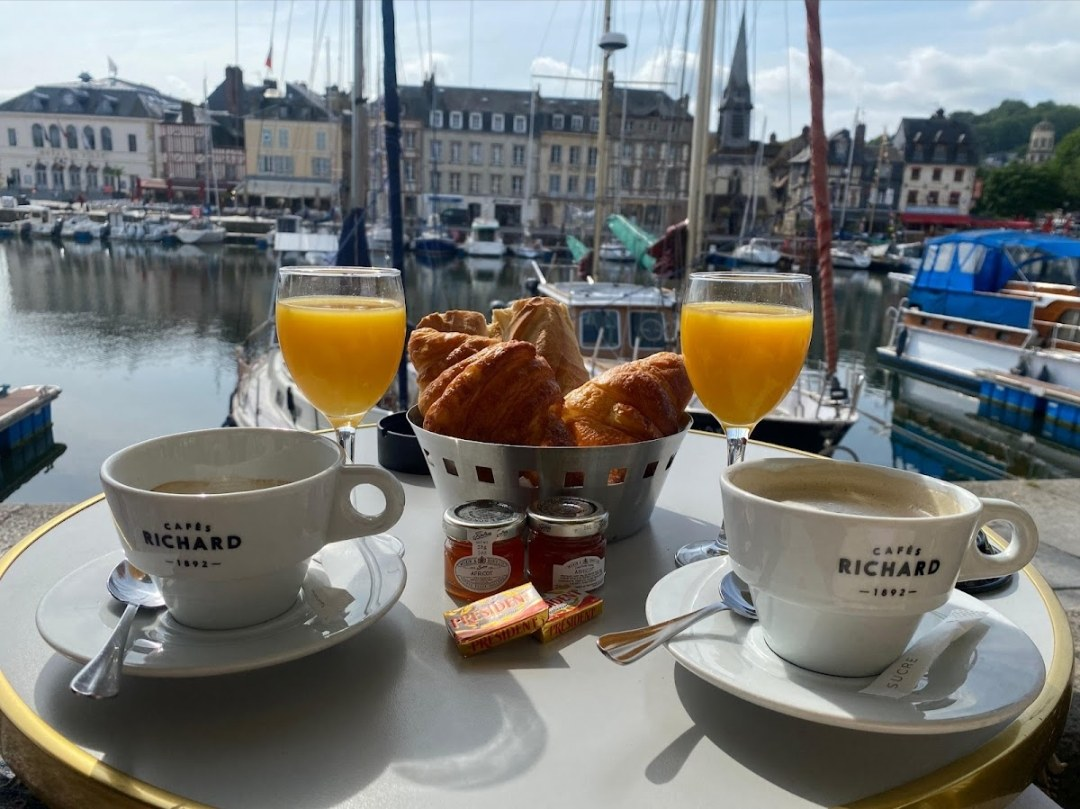
#> input picture img/petit-dejeuner.jpg, 1080 x 809 px
$ python affiche.py
#> lines starting #> are read from the running program, lines starting #| are printed output that depends on the picture
# -*- coding: utf-8 -*-
"""Affiche A4/A3 portrait avec QR code.  Usage : python outils/affiche.py [URL]
L'URL par défaut est PROVISOIRE : ne rien imprimer avant d'avoir relancé le script avec la vraie adresse du site."""
import os, sys, segno, io
from PIL import Image, ImageDraw, ImageFont

ROOT = os.path.dirname(os.path.dirname(os.path.abspath(__file__)))
URL = sys.argv[1] if len(sys.argv) > 1 else "https://perroquet-vert-honfleur.fr/"
OUT = os.path.join(ROOT, "affiches"); os.makedirs(OUT, exist_ok=True)
VERT = (63, 160, 90); VERT_F = (36, 118, 66); OR = (201, 162, 78); CREME = (248, 244, 232); NOIR = (20, 22, 20)

def font(name, size, wght):
    f = ImageFont.truetype(os.path.join(ROOT, "outils", "polices", name), size)
    try: f.set_variation_by_axes([wght])
    except Exception: pass
    return f

def centre(d, y, txt, f, fill, W, spacing=0):
    if spacing:
        w = sum(d.textlength(c, font=f) + spacing for c in txt) - spacing
        x = (W - w) / 2
        for c in txt:
            d.text((x, y), c, font=f, fill=fill); x += d.textlength(c, font=f) + spacing
    else:
        w = d.textlength(txt, font=f); d.text(((W - w) / 2, y), txt, font=f, fill=fill)

def make(W, H, name):
#> called with W = 2480, H = 3508, name = 'affiche-perroquet-vert-A4-portrait'
    u = W / 2480  # échelle par rapport à l'A4 à 300 ppp
    S = lambda v: int(v * u)
    im = Image.new("RGB", (W, H), CREME); d = ImageDraw.Draw(im)
#> after `im = Image.new('RGB', (W, H), CREME)`:
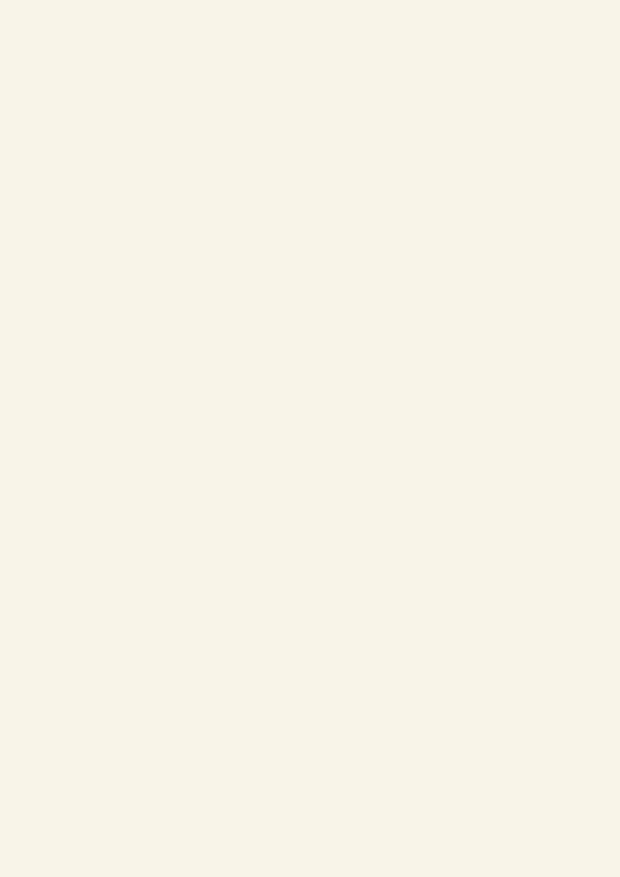
#> im: PIL image 2480x3508 RGB (shown at 1/4 size); mean R, G, B 248, 244, 232
    # photo en haut
    ph = Image.open(os.path.join(ROOT, "img", "petit-dejeuner.jpg")).convert("RGB")
#> ph is the input picture: PIL image 1080x809 RGB; mean R, G, B 119.8, 120.8, 117.7
    ph_h = S(1000); r = max(W / ph.width, ph_h / ph.height)
#> after `r = max(W / ph.width, ph_h / ph.height)`: r = 2.3
    ph = ph.resize((int(ph.width * r), int(ph.height * r)), Image.LANCZOS)
#> ph: PIL image 2480x1857 RGB
    ox = (ph.width - W) // 2; oy = int((ph.height - ph_h) * 0.5)
#> after `ox = (ph.width - W) // 2`: ox = 0
#> after `oy = int((ph.height - ph_h) * 0.5)`: oy = 428
    im.paste(ph.crop((ox, oy, ox + W, oy + ph_h)), (0, 0))
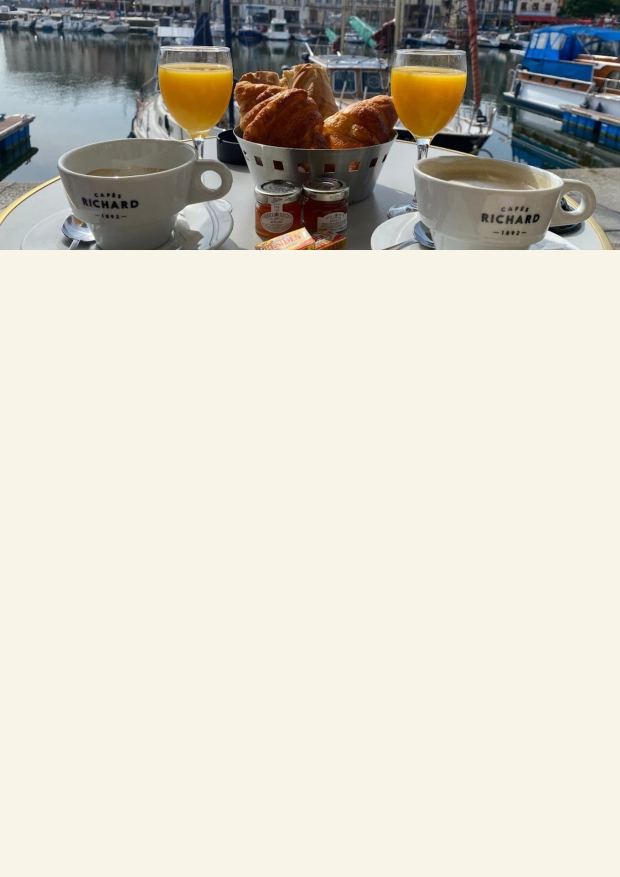
#> im: PIL image 2480x3508 RGB (shown at 1/4 size); mean R, G, B 209, 205.3, 195
    # courbe crème sous la photo
    d.ellipse((-S(900), ph_h - S(160), W + S(900), ph_h + S(900)), fill=CREME)
    # logo (pastille verte)
#> (the run stopped early here; a loop or call above may not have finished)

$ run again, with img/billard.jpg copied over img/petit-dejeuner.jpg
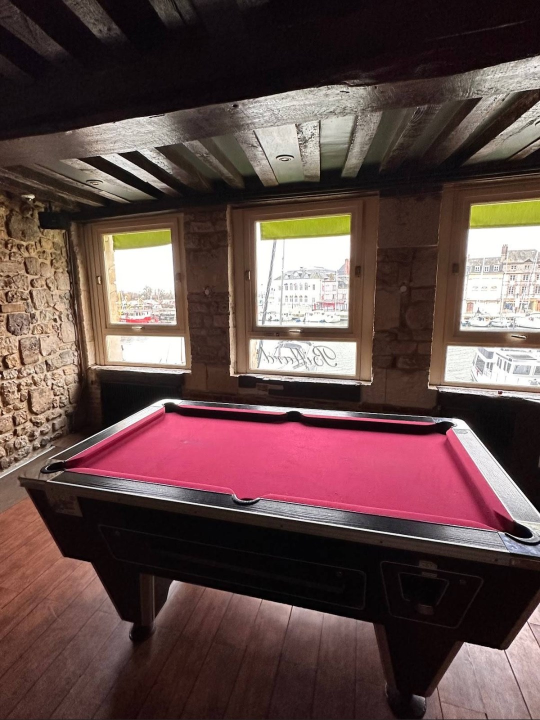
#> input picture img/billard.jpg, 1080 x 1440 px (shown at 1/2 size)
#> in make, ph is the input picture: PIL image 1080x1440 RGB; mean R, G, B 98, 74.1, 71.9
#> ph: PIL image 2480x3306 RGB
#> in make, `im.paste(ph.crop((ox, oy, ox + W, oy + ph_h)), (0, 0))`:
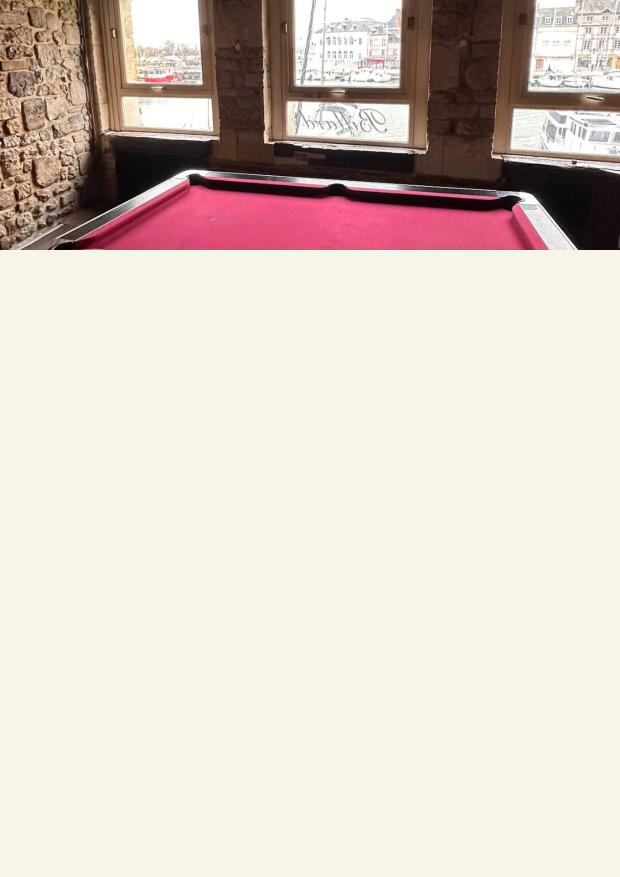
#> im: PIL image 2480x3508 RGB (shown at 1/4 size); mean R, G, B 219.4, 206.9, 197.7

$ run again, with img/cocktails.jpg copied over img/petit-dejeuner.jpg
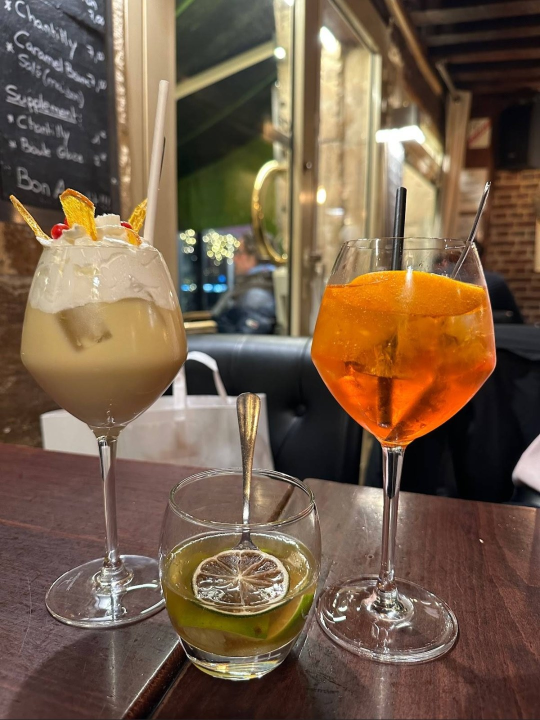
#> input picture img/cocktails.jpg, 1080 x 1440 px (shown at 1/2 size)
#> in make, ph is the input picture: PIL image 1080x1440 RGB; mean R, G, B 115.3, 92.7, 72.3
#> ph: PIL image 2480x3306 RGB
#> in make, `im.paste(ph.crop((ox, oy, ox + W, oy + ph_h)), (0, 0))`:
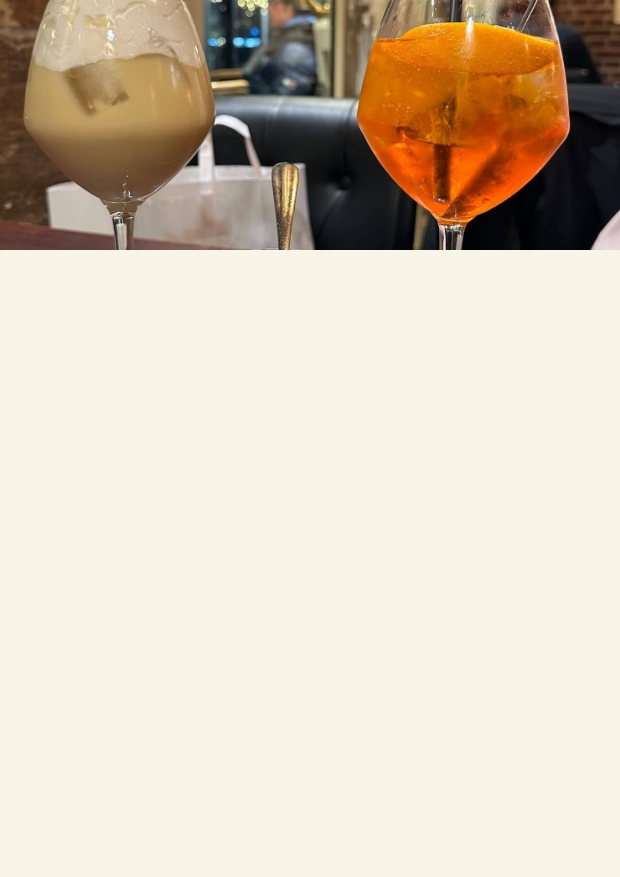
#> im: PIL image 2480x3508 RGB (shown at 1/4 size); mean R, G, B 214.1, 201.7, 184.5
